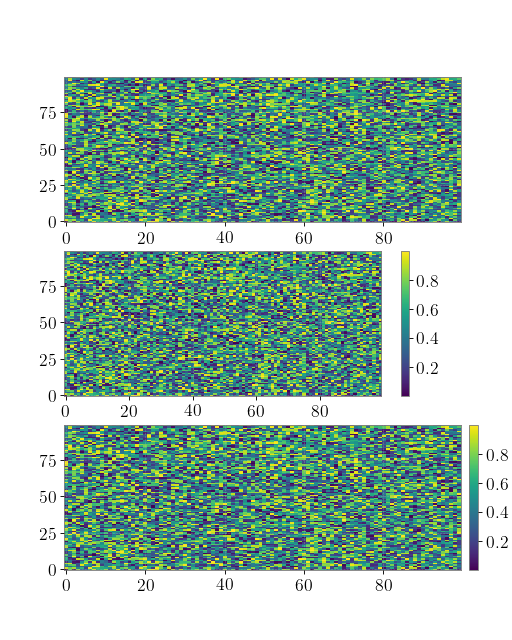

Source code (Python):
import numpy
data = numpy.random.rand(100, 100)
from gwpy.timeseries import TimeSeries
from matplotlib import pyplot
fig, axes = pyplot.subplots(nrows=3, figsize=(6.4, 8))
for ax in axes:  # plot the same data on each
   ax.imshow(data)
fig.colorbar(axes[1].images[0], ax=axes[1])  # matplotlib default
axes[2].colorbar()  # gwpy colorbar
pyplot.show()
